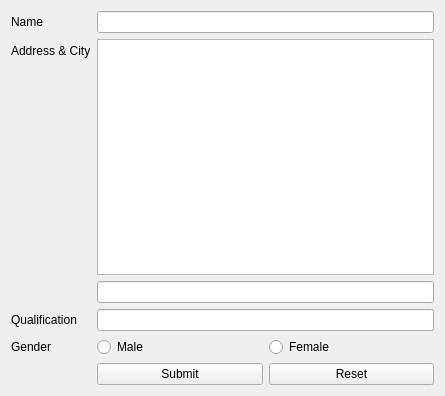
<?xml version="1.0" encoding="UTF-8"?>
<ui version="4.0">
 <class>Form</class>
 <widget class="QWidget" name="Form">
  <property name="geometry">
   <rect>
    <x>0</x>
    <y>0</y>
    <width>445</width>
    <height>396</height>
   </rect>
  </property>
  <property name="windowTitle">
   <string>Form</string>
  </property>
  <layout class="QFormLayout" name="formLayout">
   <item row="0" column="0">
    <widget class="QLabel" name="label">
     <property name="text">
      <string>Name</string>
     </property>
    </widget>
   </item>
   <item row="0" column="1">
    <widget class="QLineEdit" name="lineEdit"/>
   </item>
   <item row="1" column="0">
    <widget class="QLabel" name="label_2">
     <property name="text">
      <string>Address &amp; City</string>
     </property>
    </widget>
   </item>
   <item row="1" column="1">
    <layout class="QVBoxLayout" name="verticalLayout">
     <item>
      <widget class="QTextBrowser" name="textBrowser"/>
     </item>
     <item>
      <widget class="QLineEdit" name="lineEdit_3"/>
     </item>
    </layout>
   </item>
   <item row="2" column="1">
    <widget class="QLineEdit" name="lineEdit_2"/>
   </item>
   <item row="4" column="0">
    <widget class="QLabel" name="label_4">
     <property name="text">
      <string>Gender</string>
     </property>
    </widget>
   </item>
   <item row="4" column="1">
    <layout class="QHBoxLayout" name="horizontalLayout">
     <item>
      <widget class="QRadioButton" name="radioButton">
       <property name="text">
        <string>Male</string>
       </property>
      </widget>
     </item>
     <item>
      <widget class="QRadioButton" name="radioButton_2">
       <property name="text">
        <string>Female</string>
       </property>
      </widget>
     </item>
    </layout>
   </item>
   <item row="5" column="1">
    <layout class="QHBoxLayout" name="horizontalLayout_2">
     <item>
      <widget class="QPushButton" name="pushButton_2">
       <property name="text">
        <string>Submit</string>
       </property>
      </widget>
     </item>
     <item>
      <widget class="QPushButton" name="pushButton">
       <property name="text">
        <string>Reset</string>
       </property>
      </widget>
     </item>
    </layout>
   </item>
   <item row="2" column="0">
    <widget class="QLabel" name="label_3">
     <property name="text">
      <string>Qualification</string>
     </property>
    </widget>
   </item>
  </layout>
 </widget>
 <resources/>
 <connections/>
</ui>
